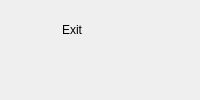
               <widget class="QWidget" name="widget_2" native="true">
                <property name="sizePolicy">
                 <sizepolicy hsizetype="Preferred" vsizetype="Fixed">
                  <horstretch>0</horstretch>
                  <verstretch>0</verstretch>
                 </sizepolicy>
                </property>
                <property name="minimumSize">
                 <size>
                  <width>0</width>
                  <height>50</height>
                 </size>
                </property>
                <layout class="QVBoxLayout" name="verticalLayout_5">
                 <item>
                  <widget class="QWidget" name="widget" native="true">
                   <widget class="QWidget" name="widget_26" native="true">
                    <property name="geometry">
                     <rect>
                      <x>0</x>
                      <y>0</y>
                      <width>141</width>
                      <height>38</height>
                     </rect>
                    </property>
                    <layout class="QHBoxLayout" name="horizontalLayout_18">
                     <item>
                      <spacer name="horizontalSpacer_16">
                       <property name="orientation">
                        <enum>Qt::Horizontal</enum>
                       </property>
                       <property name="sizeType">
                        <enum>QSizePolicy::Preferred</enum>
                       </property>
                       <property name="sizeHint" stdset="0">
                        <size>
                         <width>25</width>
                         <height>20</height>
                        </size>
                       </property>
                      </spacer>
                     </item>
                     <item>
                      <widget class="QLabel" name="label_40">
                       <property name="maximumSize">
                        <size>
                         <width>20</width>
                         <height>20</height>
                        </size>
                       </property>
                       <property name="text">
                        <string/>
                       </property>
                       <property name="pixmap">
                        <pixmap>../Downloads/power.png</pixmap>
                       </property>
                       <property name="scaledContents">
                        <bool>true</bool>
                       </property>
                      </widget>
                     </item>
                     <item>
                      <widget class="QLabel" name="label_41">
                       <property name="text">
                        <string>Exit</string>
                       </property>
                      </widget>
                     </item>
                     <item>
                      <spacer name="horizontalSpacer_17">
                       <property name="orientation">
                        <enum>Qt::Horizontal</enum>
                       </property>
                       <property name="sizeType">
                        <enum>QSizePolicy::Preferred</enum>
                       </property>
                       <property name="sizeHint" stdset="0">
                        <size>
                         <width>40</width>
                         <height>20</height>
                        </size>
                       </property>
                      </spacer>
                     </item>
                    </layout>
                   </widget>
                   <widget class="QPushButton" name="pushButton_19">
                    <property name="geometry">
                     <rect>
                      <x>40</x>
                      <y>3</y>
                      <width>71</width>
                      <height>31</height>
                     </rect>
                    </property>
                    <property name="text">
                     <string/>
                    </property>
                    <property name="flat">
                     <bool>true</bool>
                    </property>
                   </widget>
                  </widget>
                 </item>
                </layout>
               </widget>
